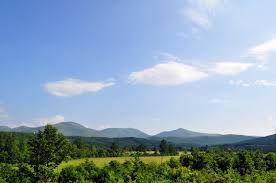
#> input picture clean.jpg, 276 x 183 px; the run also reads 1 picture not shown here
$ python histogram_attack.py
#> lines starting #> are read from the running program, lines starting #| are printed output that depends on the picture
import cv2
import matplotlib.pyplot as plt

# -----------------------------
# Load Images
# -----------------------------
original = cv2.imread('clean.jpg', 0)
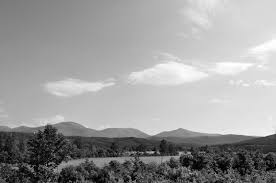
#> original: shape (183, 276); min 0, max 255, mean 155.5
stego = cv2.imread('stego.jpg', 0)
#> stego: shape (183, 276); min 0, max 255, mean 155.6

if original is None or stego is None:
    print("Error: Check image paths!")
    exit()

# -----------------------------
# Plot Images + Histograms
# -----------------------------
plt.figure(figsize=(12,8))

# Original Image
plt.subplot(2,2,1)
plt.title("Original Image")
plt.imshow(original, cmap='gray')
plt.axis('off')

# Stego Image
plt.subplot(2,2,2)
plt.title("Stego Image")
plt.imshow(stego, cmap='gray')
plt.axis('off')

# Histogram - Original
plt.subplot(2,2,3)
plt.title("Histogram (Original)")
plt.hist(original.ravel(), bins=256)
plt.xlabel("Pixel Intensity")
plt.ylabel("Frequency")

# Histogram - Stego
plt.subplot(2,2,4)
plt.title("Histogram (Stego)")
plt.hist(stego.ravel(), bins=256)
plt.xlabel("Pixel Intensity")
plt.ylabel("Frequency")

plt.tight_layout()
plt.show()
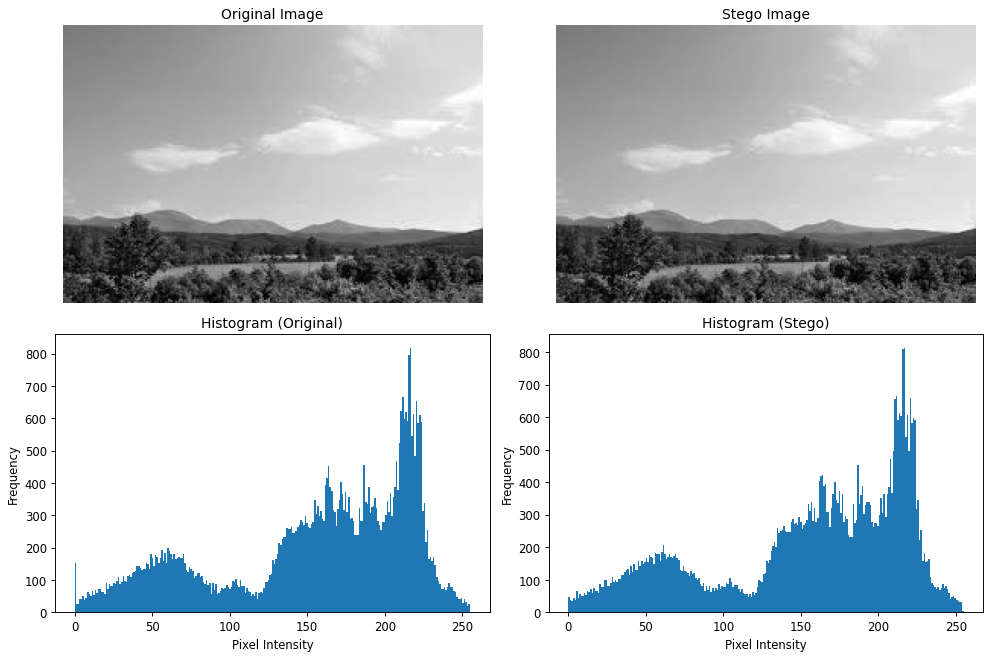
#> figure drawn by matplotlib, 4 panels; panel 3: tallest bar 818 high, from x = 216.2 to 217.1; panel 4: tallest bar 813 high, from x = 216.2 to 217.1
